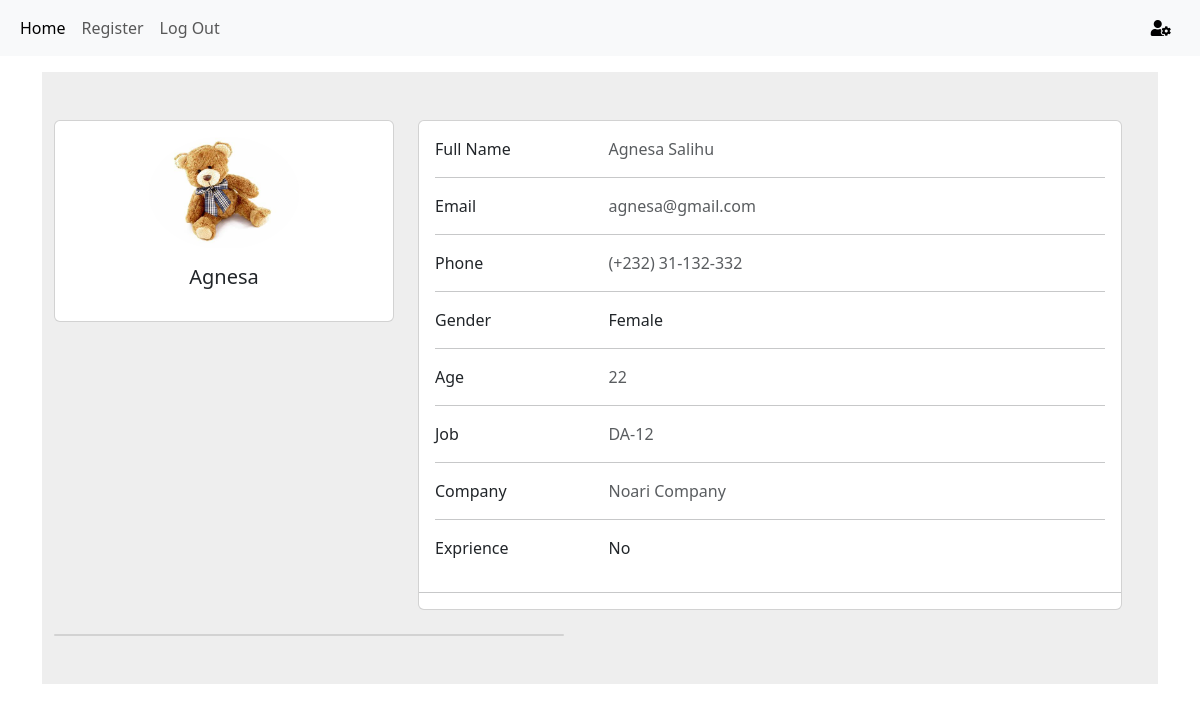
/candidate/17/ (signed in), run on the app's committed database.
### app/models.py (models this page shows, shortened)
class Candidate(models.Model):
    company_note = models.TextField(null=True, blank=True)
    firstname = models.CharField(max_length=50)
    lastname = models.CharField(max_length=50)
    email = models.EmailField(max_length=50)
    phone = models.CharField(max_length=50)
    job = models.CharField(max_length=20)
    gender = models.CharField(max_length=20, choices=GENDER)
    age = models.IntegerField()
    exprience = models.BooleanField(null=True, default='No')
    company = models.CharField(max_length=20, null=True)
    file = models.FileField(upload_to='cv', null=True)
    image = models.ImageField(upload_to='candidate_images', null=True)
    situation = models.CharField(
        max_length=50, choices=SITUATION, default='Pending')
    created_at = models.DateTimeField(auto_now_add=True, null=True)
    class Meta:
        ordering = ('-created_at',)

### app/views.py (the view)
# urls.py: path('candidate/<int:pk>/', views.candidate, name='candidate'),
@login_required(login_url='login')
def candidate(request, pk):
    candidate = Candidate.objects.get(pk=pk)
    return render(request, 'app/candidate.html', {'candidate': candidate})

### app/templates/app/candidate.html (shortened to what this page needs)
{% extends 'base/base.html' %}
{% block content %}
    <div class="container mt-3">
        <section style="background-color: #eee;">
            <div class="container py-5">
              <div class="row">
              <div class="row">
                <div class="col-lg-4">
                  <div class="card mb-4">
                    <div class="card-body text-center">
                        {% if candidate.image %}
                      <img src="{{candidate.image.url}}" alt="avatar"
                        class="rounded-circle img-fluid" style="width: 150px;">
                        {% endif %}
                      <h5 class="my-3">{{candidate.firstname}}</h5>
                    </div>
                  </div>
                </div>
                <div class="col-lg-8">
                  <div class="card mb-4">
                    <div class="card-body">
                      <div class="row">
                        <div class="col-sm-3">
                          <p class="mb-0">Full Name</p>
                        </div>
                        <div class="col-sm-9">
                          <p class="text-muted mb-0"> {{candidate.firstname}} {{candidate.lastname}} </p>
                        </div>
                      </div>
                      <hr>
                      <div class="row">
                        <div class="col-sm-3">
                          <p class="mb-0">Email</p>
                        </div>
                        <div class="col-sm-9">
                          <p class="text-muted mb-0"> {{candidate.email}} </p>
                        </div>
                      </div>
                      <hr>
                      <div class="row">
                        <div class="col-sm-3">
                          <p class="mb-0">Phone</p>
                        </div>
                        <div class="col-sm-9">
                          <p class="text-muted mb-0"> {{candidate.phone}} </p>
                        </div>
                      </div>
                      <hr>
                      <div class="row">
                        <div class="col-sm-3">
                          <p class="mb-0">Gender</p>
                        </div>
                        <div class="col-sm-9">
                            {% if candidate.gender == 'M' %}
                                Male
                            {% else %}
                            Female
                            {% endif %}
                        </div>
                      </div>
                      <hr>
                      <div class="row">
                        <div class="col-sm-3">
                          <p class="mb-0">Age</p>
                        </div>
                        <div class="col-sm-9">
                          <p class="text-muted mb-0"> {{candidate.age}} </p>
                        </div>
                      </div>
                      <hr>
                      <div class="row">
                        <div class="col-sm-3">
                          <p class="mb-0">Job</p>
                        </div>
                        <div class="col-sm-9">
                          <p class="text-muted mb-0"> {{candidate.job}} </p>
                        </div>
                      </div>
                      <hr>
                      <div class="row">
                        <div class="col-sm-3">
                          <p class="mb-0">Company</p>
                        </div>
                        <div class="col-sm-9">
                          <p class="text-muted mb-0"> {{candidate.company}} </p>
                        </div>
                      </div>
                      <hr>
                      <div class="row">
                        <div class="col-sm-3">
                          <p class="mb-0">Exprience</p>
                        </div>
                        <div class="col-sm-9">
                            {% if candidate.exprience == False  %}
                                No
                            {% else %}
                              Yes
                            {% endif %}
                        </div>
                      </div>
                      </div>
                      <hr>
                    </div>
                  </div>
                  <div class="row">
                    <div class="col-md-6">
                      <div class="card mb-4 mb-md-0">
                      </div>
                    </div>
                  </div>
                </div>
              </div>
            </div>
          </section>
    </div>
{% endblock %}

### app/templates/base/base.html (shortened to what this page needs)
<!doctype html>
<html lang="en">
  <head>
    <link href="https://cdn.jsdelivr.net/npm/bootstrap@5.3.1/dist/css/bootstrap.min.css" rel="stylesheet">
    <link rel="stylesheet" href="https://cdnjs.cloudflare.com/ajax/libs/font-awesome/6.4.2/css/all.min.css" />
    <link rel="stylesheet" href="https://use.fontawesome.com/releases/v5.15.4/css/all.css">
  </head>
  <body>
    <nav class="navbar navbar-expand-lg bg-body-tertiary">
        <div class="container-fluid">
          <div class="collapse navbar-collapse" id="navbarSupportedContent">
            <ul class="navbar-nav me-auto mb-2 mb-lg-0">
              <li class="nav-item">
                <a class="nav-link active" aria-current="page" href="/">Home</a>
              </li>
              {% if request.user.is_authenticated %}
              <li class="nav-item">
                <a class="nav-link" href="{% url 'register-candidate' %}">Register</a>
              </li>
              <li class="nav-item">
                <a class="nav-link" href="{% url 'logout' %}">Log Out</a>
              </li>
            </ul>
              <ul class="navbar-nav ml-auto">
              {% if request.user.is_superuser %}
              <a href="{% url 'admin:app_candidate_changelist' %}" class="btn btn-light">
                <i class="fas fa-user-cog"></i>
              </a>
              {% endif %}
              </ul>
              {% endif %}
          </div>
        </div>
      </nav>
    {% block content %}
    {% endblock %}
  </body>
</html>

### data on the page
Candidate: image (picture), firstname "Agnesa", lastname "Salihu", email "agnesa@gmail.com", phone "(+232) 31-132-332", age "22", job "DA-12", company "Noari Company"
